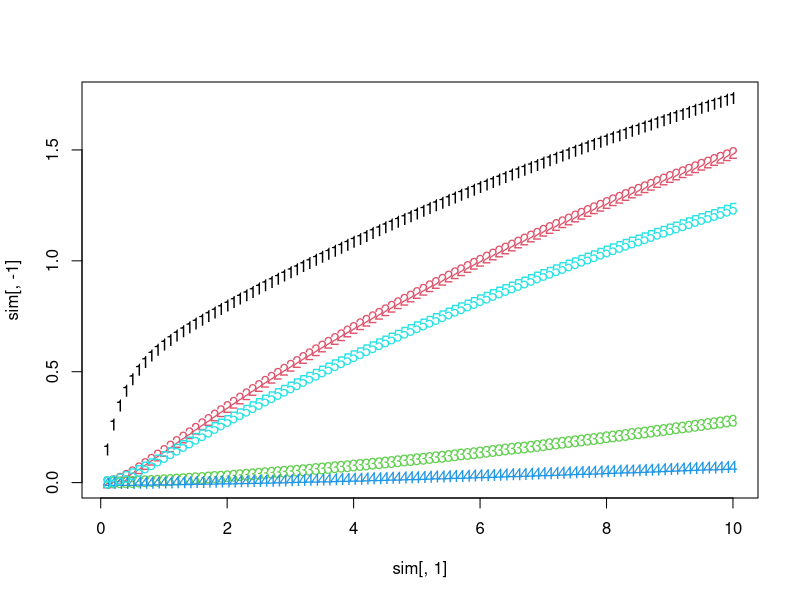

This figure's R source:
#' Standard temperature and pressure correction factor
#'
#' @param std_temperature `numeric`, standard temperature value in Kelvin,
#' default: 273.2 K (== 0 °C)
#' @param tissue_temperature `numeric`, tissue temperature value in Kelvin,
#' default: 310.2 (== 37 °C)
#' @param std_pressure `numeric`, standard_pressure in atm, default: 1 atm
#' (== 101.325 kPa)
#' @return `numeric`, correction factor for temperature/pressure condition
#' @examples
#' # BTPS (body temperature, pressure saturated (ignored))
#' stp_factor()
#' # STPD (standard temperature, pressure, dry)
#' stp_factor(tissue_temperature = 273.2)
stp_factor <- function(std_temperature = 273.2, tissue_temperature = 310.2,
                       std_pressure = 1) {
    std_temperature / (std_pressure * tissue_temperature)
}

#' Conductance
#'
#' Conductance is defined as ability of the fluid to deliver anaesthetic agents
#' across a partial pressure gradient.
#'
#' @param flow `numeric`, blood/air flow in l/min.
#' @param partition_coefficient `numeric`, blood:gas or tissue:gas
#' partition coefficient
#' @param tp_factor `numeric`, temperature/pressure factor
#' @return `numeric`, conductance of the tissue in l/(min*atm)
#'
#' @details
#' From Cowles et al.:
#' "In the case of blood perfusing a tissue,
#' the conductance is equal to the rate of blood flow
#' multiplied by the blood:gas partition coefficient and the factor, T0/P0Ti.
#' In the case of the alveolar gas ventilating the lungs,
#' the conductance is the rate of alveolar ventilation
#' multiplied by the factor, T0/P0Ti.
#' The gas:gas partition coefficient is equal to 1.0, by definition."
#
#' @references
#' Eqn. 6 in
#' Cowles, A. L., Borgstedt, H. H., & Gillies, A. J. (1973).
#' A simplified digital method for predicting anesthetic uptake and distribution.
#' Computers in Biology and Medicine, 3(4), 385-395.
#' \doi{10.1016/0010-4825(73)90004-8}
conductance <- function(flow, partition_coefficient, tp_factor = stp_factor()) {
    unname(flow * partition_coefficient) * tp_factor
}

#' Capacitance
#'
#' Capacitance is defined as ability of a tissue to hold anaesthetic agents
#' ant any given partial pressure.
#'
#' @param tissue_volume `numeric`, tissue volume in l.
#' @param tissue_coefficient `numeric`, tissue:gas partition coefficient
#' @param blood_volume `numeric`, tissue volume in l.
#' @param blood_coefficient `numeric`, blood:gas partition coefficient
#' @param tp_factor `numeric`, temperature/pressure factor
#' @return `numeric`, conductance of the tissue in l/(min*atm)
#'
#' @details
#' From Cowles et al.:
#' "KETY(14) has shown that most tissues are so finely perfused that they
#' can be considered to be in equilibrium with their venous blood.
#' Therefore the venous blood contained within a tissue compartment must be
#' considered to be a part of that tissue compartment.
#'
#' @references
#' Eqn. 14 in
#' Cowles, A. L., Borgstedt, H. H., & Gillies, A. J. (1973).
#' A simplified digital method for predicting anesthetic uptake and distribution.
#' Computers in Biology and Medicine, 3(4), 385-395.
#' \doi{10.1016/0010-4825(73)90004-8}
capacitance <- function(tissue_volume, tissue_coefficient,
                        blood_volume, blood_coefficient,
                        tp_factor = stp_factor()) {
    unname(
        tissue_volume * tissue_coefficient +
        blood_volume * blood_coefficient
    ) * tp_factor
}

#' Lung capacitance
#'
#' Capacitance is defined as ability of a tissue to hold anaesthetic agents
#' ant any given partial pressure.
#'
#' @param tissue_volume `numeric`, tissue volume in l.
#' @param tissue_coefficient `numeric`, tissue:gas partition coefficient
#' @param blood_volume `numeric`, tissue volume in l.
#' @param blood_coefficient `numeric`, blood:gas partition coefficient
#' @param tp_factor `numeric`, temperature/pressure factor
#' @return `numeric`, conductance of the tissue in l/(min*atm)
#'
#' @details
#' From Cowles et al.:
#' Alveolar air, lung tissue and arterial blood are also in equilibrium.
#'
#' @references
#' Eqn. 15 in
#' Cowles, A. L., Borgstedt, H. H., & Gillies, A. J. (1973).
#' A simplified digital method for predicting anesthetic uptake and distribution.
#' Computers in Biology and Medicine, 3(4), 385-395.
#' \doi{10.1016/0010-4825(73)90004-8}
lung_capacitance <- function(air_volume,
                             tissue_volume, tissue_coefficient,
                             blood_volume, blood_coefficient,
                             tp_factor = stp_factor()) {
    unname(
        air_volume + tissue_volume * tissue_coefficient +
        blood_volume * blood_coefficient
    ) * tp_factor
}

#' Partition coefficients
#'
#' Partition coefficients for commonly used volatile anaesthetics.
#'
#' @param anaesthetic `character(1)`, anaesthetic
#' @return a named `numeric` with tissue partition coefficients for
#' *lung*, *vrg* (vessel rich group, visceral: brain, heart, kidney, ...),
#' *mus* (muscle, lean tissue: muscle, skin, subcutaneous tissue, ...),
#' and *fat* (fat, fatty tissue: yellow marrow, fat) for the given anaesthetic.
#'
#' @references
#' Table 2 in
#' Cowles, A. L., Borgstedt, H. H., & Gillies, A. J. (1973).
#' A simplified digital method for predicting anesthetic uptake and distribution.
#' Computers in Biology and Medicine, 3(4), 385-395.
#' \doi{10.1016/0010-4825(73)90004-8}
#'
#' @examples
#' tissue_coefficients("nitrous oxide")
tissue_coefficients <- function(anaesthetic = c(
                                    "nitrous-oxide",
                                    "diethyl-ether"
                                )) {
    switch(
        match.arg(anaesthetic),
        "nitrous-oxide" = c(lung = 0.463, vrg = 0.463, mus = 0.463, fat = 1.03),
        "diethyl-ether" = c(lung = 12.1, vrg = 12.1, mus = 12.1, fat = 44.1)
    )
}

#' Cardiac output
#'
#' Partial blood flow of common compartments.
#'
#' @param total `numeric`, total cardiac output in l/min.
#' @param prop_lung `numeric`, proportion of cardiac output to the lung, should
#' be 1.00 in general.
#' @param prop_vrg `numeric`, proportion of cardiac output to the vessel rich
#' compartment.
#' @param prop_mus `numeric`, proportion of cardiac output to the musle
#' compartment.
#' @param prop_fat `numeric`, proportion of cardiac output to the fat
#' compartment.
#'
#' @return a named `numeric` with blood flow values (in l/min) for
#' *lung*, *vrg* (vessel rich group, visceral: brain, heart, kidney, ...),
#' *mus* (muscle, lean tissue: muscle, skin, subcutaneous tissue, ...),
#' and *fat* (fat, fatty tissue: yellow marrow, fat) for the given anaesthetic.
#'
#' @references
#' Table 3 in
#' Cowles, A. L., Borgstedt, H. H., & Gillies, A. J. (1973).
#' A simplified digital method for predicting anesthetic uptake and distribution.
#' Computers in Biology and Medicine, 3(4), 385-395.
#' \doi{10.1016/0010-4825(73)90004-8}
cardiac_output <- function(total = 6.3,
                           prop_lung = 1.0, prop_vrg = 0.798, prop_mus = 0.157,
                           prop_fat = 0.044) {
    if (prop_vrg + prop_mus + prop_fat > 1)
        stop(
            "Sum of proportions of vrg, mus and fat ",
            "should not be larger than 1.0."
        )

    c(
        lung = prop_lung * total,
        vrg = prop_vrg * total, mus = prop_mus * total, fat = prop_fat * total
    )
}

#' Volumes
#'
#' @references
#' Table 3 in
#' Cowles, A. L., Borgstedt, H. H., & Gillies, A. J. (1973).
#' A simplified digital method for predicting anesthetic uptake and distribution.
#' Computers in Biology and Medicine, 3(4), 385-395.
#' \doi{10.1016/0010-4825(73)90004-8}
tissue_volume <- c(
    lung_air = 2.68, lung_tissue = 1.0,
    vrg = 8.83, mus = 36.25, fat = 11.5
)
blood_volume <- c(lung = 1.4, vrg = 3.2, mus = 0.63, fat = 0.18)

#' Simulate anaesthetic uptake
#'
#' @param pinsp `numeric(1)`, inspiratory partial pressure of the anaesthetic.
#' @param delta_time `numeric(1)`, time difference between each calculation step.
#' @param total_time `numeric(1)`, total time to simulate.
#' @param conductances `numeric(4)`, conductances.
#' @param capacitances `numeric(4)`, capacitances.
#' @return `matrix`, with partial pressures for each simulation step.
#'
#' @references
#' Figure 1 in
#' Cowles, A. L., Borgstedt, H. H., & Gillies, A. J. (1973).
#' A simplified digital method for predicting anesthetic uptake and distribution.
#' Computers in Biology and Medicine, 3(4), 385-395.
#' \doi{10.1016/0010-4825(73)90004-8}
sim_anaesthetic_uptake <- function(pinsp,
                                   delta_time = 0.1, total_time = 10,
                                   conductances, capacitances) {
    n <- ceiling(total_time / delta_time)

    partial_pressures <- c(lung = 0, vrg = 0, mus = 0, fat = 0)
    results <- matrix(
        NA_real_, nrow = n, ncol = length(partial_pressures) + 2,
        dimnames = list(c(), c("time", names(partial_pressures), "cv"))
    )

    for (i in seq_len(n)) {
        dvdtpt <- (pinsp - partial_pressures["lung"]) * conductances["lung"]
        dvdt <- c(
            dvdt1 = 0,
            dvdt2 = (partial_pressures["lung"] - partial_pressures["vrg"]) *
                conductances["vrg"],
            dvdt3 = (partial_pressures["lung"] - partial_pressures["mus"]) *
                conductances["mus"],
            dvdt4 = (partial_pressures["lung"] - partial_pressures["fat"]) *
                conductances["fat"]
        )
        dvdt["dvdt1"] <- dvdtpt - sum(dvdt)
        partial_pressures <-
            partial_pressures + dvdt * delta_time / capacitances
        pcv <- sum(
            partial_pressures[c("vrg", "mus", "fat")] *
                conductances[c("vrg", "mus", "fat")]
        ) / sum(conductances[c("vrg", "mus", "fat")])
        results[i,] <- c(i * delta_time, partial_pressures, pcv)
    }
    results
}



#' Test case with diethyl ether as in Cowles 1973, Table 4
#' set total to 6.3 * 0.5 to simulate reduced cardiac output (row 3 in Table 4)
blood_flow <- cardiac_output(total = 6.3)
part_coefs <- tissue_coefficients("diethyl-ether")

#' Conductances
conductances <- c(
    ## do we have to use the alveolar ventilation here? 4.0 l/min?
    ## and a gas:gas partition coefficient of 1.0?
    ## from Cowles 1973:
    ## In the case of blood perfusing a tissue, the conductance is equal to
    ## the rate of blood flow multiplied by the blood:gas partition coefficient
    ## and the factor, T0/P0Ti. In the case of the alveolar gas ventilating
    ## the lungs, the conductance is the rate of alveolar ventilation
    ## multiplied by the factor, T0/P0Ti.
    ## The gas:gas partition coefficient is equal to 1.0, by definition.
    lung = conductance(
        flow = 4.0,                     # alveolar minute ventilation
        partition_coefficient = 1.0     # gas:gas partition coefficient
    ),
    vrg = conductance(blood_flow["vrg"], part_coefs["lung"]),
    mus = conductance(blood_flow["mus"], part_coefs["lung"]),
    fat = conductance(blood_flow["fat"], part_coefs["lung"])
)

#' Capacitances
capacitances <- c(
    lung = lung_capacitance(
        tissue_volume["lung_air"],
        ## blood volume and tissue:gas == blood:gas in that gase part_coefs
        tissue_volume["lung_tissue"], tissue_coefficient = part_coefs["lung"],
        ## blood volume and blood:gas part_coefs
        blood_volume["lung"], part_coefs["lung"]
    ),
    vrg = capacitance(
        tissue_volume["vrg"], part_coefs["vrg"],
        blood_volume["vrg"], part_coefs["lung"]
    ),
    mus = capacitance(
        tissue_volume["mus"], part_coefs["mus"],
        blood_volume["mus"], part_coefs["lung"]
    ),
    fat = capacitance(
        tissue_volume["fat"], part_coefs["fat"],
        blood_volume["fat"], part_coefs["lung"]
    )
)

sim <- sim_anaesthetic_uptake(
    pinsp = 12, delta_time = 0.1, total_time = 10,
    conductances = conductances, capacitances = capacitances
)

matplot(sim[, 1], sim[, -1])
